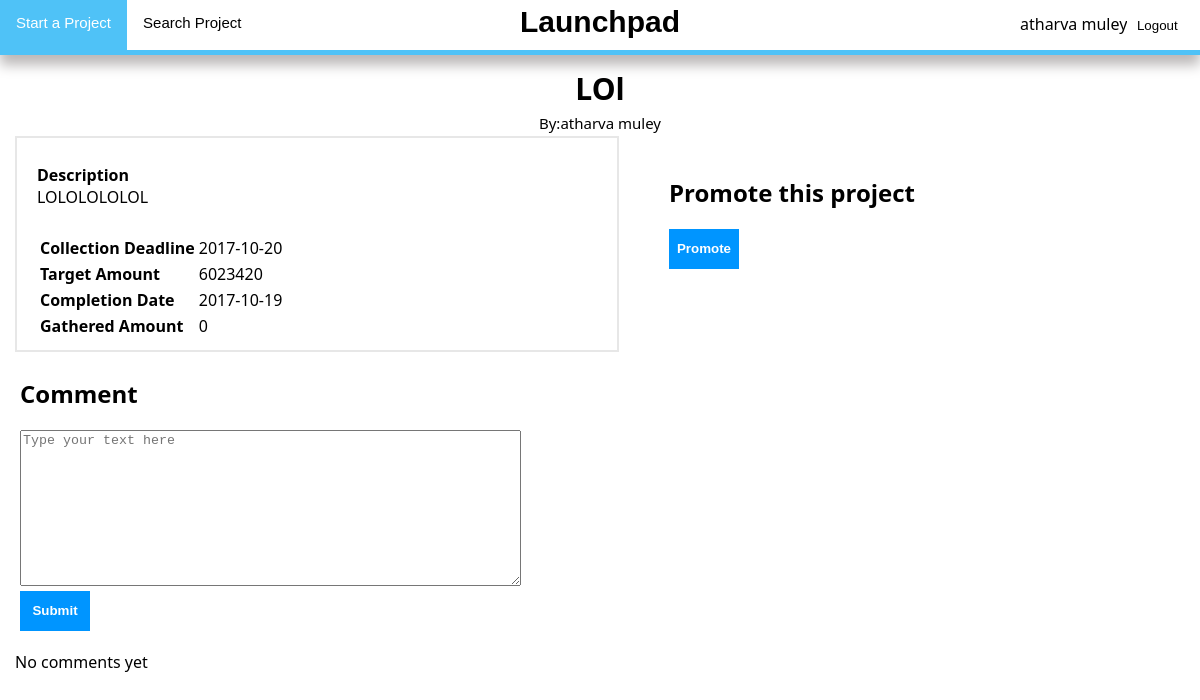
Screenshot of /project.php?id=18 (signed in) with the database file from the repository.
### tables this page shows
CREATE TABLE `project` (
  `projectid` int(11) NOT NULL AUTO_INCREMENT,
  `project_title` varchar(500) DEFAULT NULL,
  `project_desc` varchar(500) DEFAULT NULL,
  `owner` int(11) DEFAULT NULL,
  `timestamp` datetime DEFAULT NULL,
  PRIMARY KEY (`projectid`),
  KEY `owner` (`owner`),
  CONSTRAINT `project_ibfk_1` FOREIGN KEY (`owner`) REFERENCES `user` (`userid`)
);

CREATE TABLE `user` (
  `userid` int(11) NOT NULL AUTO_INCREMENT,
  `first_name` varchar(30) DEFAULT NULL,
  `last_name` varchar(30) DEFAULT NULL,
  `email` varchar(50) DEFAULT NULL,
  `password` varchar(100) DEFAULT NULL,
  `wallet_balance` double DEFAULT NULL,
  `gender` enum('M','F') DEFAULT NULL,
  `contact` int(11) DEFAULT NULL,
  PRIMARY KEY (`userid`)
);

CREATE TABLE `project_statistics` (
  `projectid` int(11) DEFAULT NULL,
  `collection_deadline` date DEFAULT NULL,
  `gathered_amount` float DEFAULT NULL,
  `target_amount` float DEFAULT NULL,
  `completion_date` date DEFAULT NULL,
  KEY `projectid` (`projectid`),
  CONSTRAINT `project_statistics_ibfk_1` FOREIGN KEY (`projectid`) REFERENCES `project` (`projectid`)
);

### project.php (the view, shortened to what this page needs)
<?php
    include("db_config.php");
    if(isset($_GET['id'])){
        $projectid = $_GET['id'];
        $get_project_details = "SELECT * FROM project where projectid=".$projectid;
        $result = $conn->query($get_project_details);
        $row = $result->fetch_assoc();
        $project_title = $row['project_title'];
        $project_desciption = $row['project_desc'];
        $ownerid = $row['owner'];
        $get_project_statistics = "SELECT * FROM project_statistics where projectid=".$projectid;
        $result = $conn->query($get_project_statistics);
        $row = $result -> fetch_assoc();
        $collection_deadline = $row['collection_deadline'];
        $target_amount = $row['target_amount'];
        $completion_date = $row['completion_date'] ;
        $gathered_amount = $row['gathered_amount'];
      $get_owner = "SELECT * FROM user where userid=".$ownerid;
      $result = $conn->query($get_owner);
      $row = $result->fetch_assoc();
      $owner_name = $row['first_name']." ".$row['last_name'];
    }
?>
<!DOCTYPE html>
<html lang="en">
<head>
    <link rel="stylesheet" href="css/project.css">
    <link rel="stylesheet" type="text/css" href="css/footer.css">
    <link rel="stylesheet" type="text/css" href="css/nav.css">
</head>
<body>
     <?php include("navbar.php"); ?>
        <div class="project-details">
            <div class="heading">
                <table align="center">
                    <tr id="project-title">
                        <td><?= $project_title;?></td>
                    </tr>
                     <tr id="project-owner">
                        <td>By:<?= $owner_name;?></td>
                    </tr>
                </table>
            </div>
            <div class="general-info">
                <p id="desc"><b>Description</b><br><?= $project_desciption; ?></p>
                <table>
                    <tr id="collection-deadline">
                        <td><b>Collection Deadline</b></td>
                        <td><?= $collection_deadline;?></td>
                    </tr>
                    <tr id="target-amount">
                        <td><b>Target Amount</b></td>
                        <td><?= $target_amount; ?></td>
                    </tr>
                    <tr id="completion-date">
                        <td><b>Completion Date</b></td>
                        <td><?= $completion_date; ?></td>
                    </tr>
                    <tr id="gathered-amount">
                        <td><b>Gathered Amount</b></td>
                        <td><?=$gathered_amount;?></td>
                    </tr>
                </table>
            </div>
            <div class="promote-area">
                <div class="promote-block">
                    <h2>Promote this project</h2>
                    <a href="promote.php?id=<?=$projectid;?>"><button id="promote-btn">Promote</button></a>
                </div>
            </div>
        </div>
        <div class="comment">
            <div class="comment-form">
                <h2>Comment</h2>
                <form method="post" action="add_comment.php?pid=<?= $projectid; ?>">
                    <textarea name="comment" placeholder="Type your text here" rows="10" cols="60" validate></textarea><br>
                    <input type="submit" name="submit">
                </form>
            </div>
            <div class="comment-area">
            <?php
            $fetch_comments = "SELECT * FROM project_livefeed where projectid=".$projectid." order by timestamp desc";
            $result = $conn->query($fetch_comments);
            if($result->num_rows>0){
                while($row = $result->fetch_assoc()){
                    $userid = $row['userid'];
                    $comment = $row['comment'];
                    $timestamp = $row['timestamp'];
                    $fetch_name = "SELECT first_name,last_name from user where userid=".$userid;
                    $result2 = $conn->query($fetch_name);
                    $row2 = $result2->fetch_assoc();
                    $name = $row2['first_name']. " ".$row2['last_name'];
                    echo "<div class=\"comment-block\">";
                    echo "<h3 id=\"comment-name\">{$name}</h3>";
                    echo "<p id=\"user-comment\">{$comment}</p>";
                    echo "<span id=\"timestamp\">{$timestamp}</span>";
                    echo "</div>";
                }
            }
            else{
                echo "No comments yet";
            }
            ?>
            </div>
        </div>
</body>
</html>

### css/project.css (style rules this page uses)
body,html { padding: 0; margin: 0; font-family: 'Segoe UI', Tahoma, sans-serif; }
.heading { clear: both; margin-top: 10px; }
#project-title { text-align: center; font-size: 30px; font-weight: bold; }
#project-owner { text-align: center; font-size: 15px; }
.general-info { margin-left: 15px; width:50%; float: left; border: 2px solid #e7e7e7; padding: 5px 0px; }
.general-info p { padding: 5px; margin-left: 15px; }
.general-info table { padding: 5px; margin-left: 15px; }
.promote-area { width: 45%; float: left; }
.promote-block { padding: 20px; margin-left: 30px; }
#promote-btn { width: 70px; height: 40px; color: white; background-color: #0095ff; font-weight: bold; border:0px solid; }
.comment { clear: both; width: 100%; }
.comment-form { padding:5px; margin: 15px; }
input[type=submit] { width: 70px; height: 40px; color: white; background-color: #0095ff; font-weight: bold; border:0px solid; }
.comment-area { width: 500px; margin-left: 15px; }

### css/nav.css (style rules this page uses)
body,html { margin: 0; padding: 0; }

### rows the page displays
project: project_title "LOl", project_desc "LOLOLOLOLOL"
user: owner_name "atharva muley"
project_statistics: collection_deadline "2017-10-20", target_amount "6023420", completion_date "2017-10-19", gathered_amount "0"

### other values shown
$_SESSION["name"] "atharva muley"
